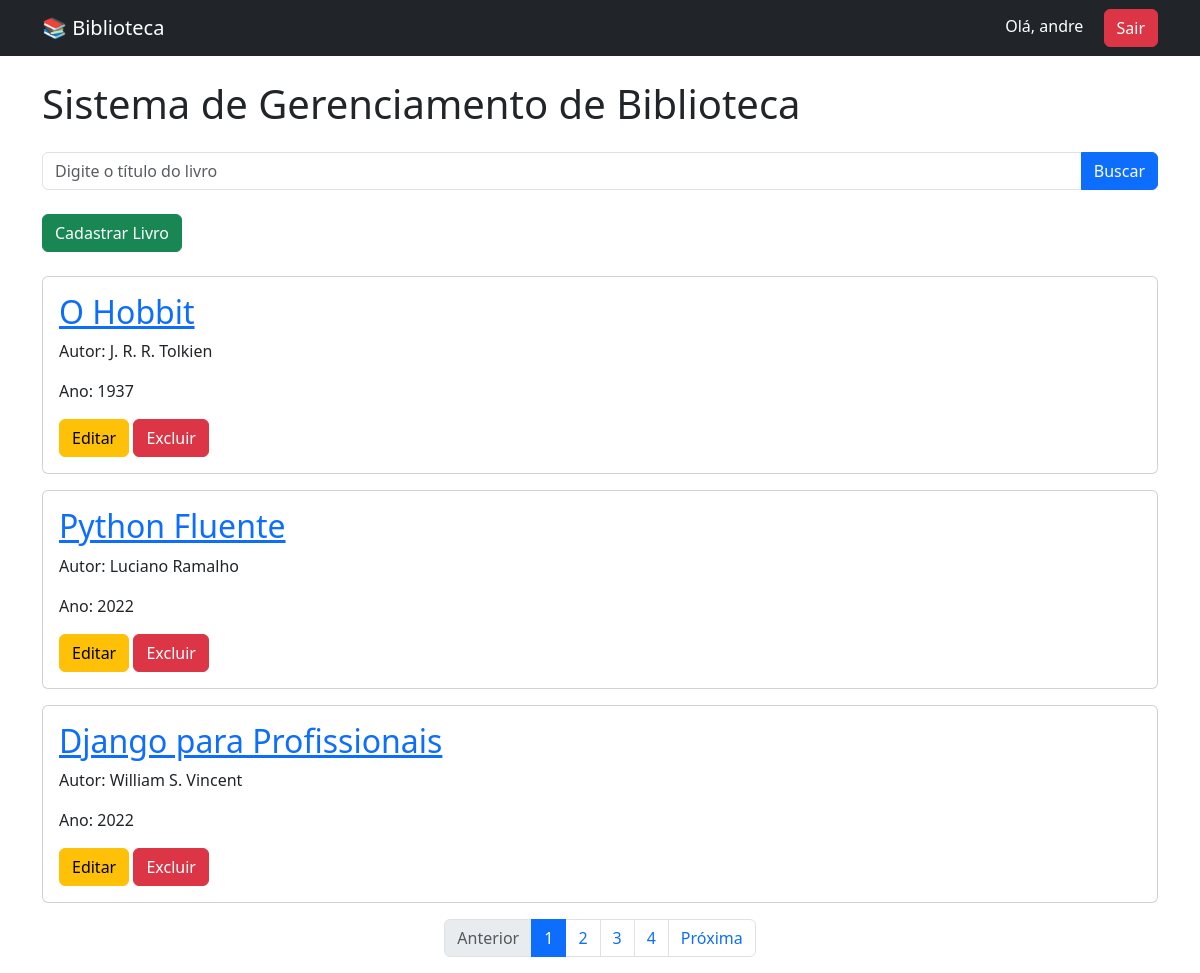
Page /livros/ (signed in) on the committed database.
### livros/models.py (models this page shows, shortened)
class Livro(models.Model):
    titulo = models.CharField(max_length=100)
    autor = models.CharField(max_length=100)
    ano_publicacao = models.IntegerField()

### livros/views.py (the view)
# urls.py: path('', views.lista_livros, name='lista_livros'),
def lista_livros(request):
    busca = request.GET.get('busca')
    livros = Livro.objects.all()
    if busca:
        livros = livros.filter(titulo__icontains=busca)
    paginator = Paginator(livros, 3)
    pagina = request.GET.get('pagina')
    livros = paginator.get_page(pagina)
    contexto = {
        'livros': livros
    }
    return render(request, 'livros/lista_livros.html', contexto)

### livros/templates/livros/lista_livros.html (shortened to what this page needs)
{% extends 'livros/base.html' %}
{% block content %}
<h1 class="mb-4">
    Sistema de Gerenciamento de Biblioteca
</h1>
<form method="GET" class="mb-4">
    <div class="input-group">
        <input
            type="text"
            name="busca"
            class="form-control"
            placeholder="Digite o título do livro"
            value="{{ busca|default:'' }}"
        >
        <button class="btn btn-primary" type="submit">
            Buscar
        </button>
    </div>
</form>
{% if user.is_authenticated %}
    <a href="{% url 'cadastrar_livro' %}" class="btn btn-success mb-4">
        Cadastrar Livro
    </a>
{% endif %}
{% for livro in livros %}
    <div class="card mb-3">
        <div class="card-body">
            <a href="{% url 'detalhe_livro' livro.id %}">
                <h2 class="card-title">
                    {{ livro.titulo }}
                </h2>
            </a>
            <p class="card-text">
                Autor: {{ livro.autor }}
            </p>
            <p class="card-text">
                Ano: {{ livro.ano_publicacao }}
            </p>
            {% if user.is_authenticated %}
                <a href="{% url 'editar_livro' livro.id %}"
                class="btn btn-warning">
                    Editar
                </a>
                <a href="{% url 'excluir_livro' livro.id %}"
                class="btn btn-danger">
                    Excluir
                </a>
            {% endif %}
        </div>
    </div>
{% empty %}
    <div class="alert alert-warning">
        Nenhum livro encontrado.
    </div>
{% endfor %}
<nav aria-label="Paginação">
    <ul class="pagination justify-content-center">
        {% if livros.has_previous %}
            <li class="page-item">
                <a class="page-link"
                   href="?pagina={{ livros.previous_page_number }}&busca={{ busca }}">
                    Anterior
                </a>
            </li>
        {% else %}
            <li class="page-item disabled">
                <span class="page-link">
                    Anterior
                </span>
            </li>
        {% endif %}
        {% for num in livros.paginator.page_range %}
            {% if livros.number == num %}
                <li class="page-item active">
                    <span class="page-link">
                        {{ num }}
                    </span>
                </li>
            {% else %}
                <li class="page-item">
                    <a class="page-link" href="?pagina={{ num }}&busca={{ busca }}">
                        {{ num }}
                    </a>
                </li>
            {% endif %}
        {% endfor %}
        {% if livros.has_next %}
            <li class="page-item">
                <a class="page-link"
                  href="?pagina={{ livros.next_page_number }}&busca={{ busca }}">
                    Próxima
                </a>
            </li>
        {% else %}
            <li class="page-item disabled">
                <span class="page-link">
                    Próxima
                </span>
            </li>
        {% endif %}
    </ul>
</nav>
{% endblock %}

### livros/templates/livros/base.html (shortened to what this page needs)
<!DOCTYPE html>
<html>
<head>
    <link href="https://cdn.jsdelivr.net/npm/bootstrap@5.3.3/dist/css/bootstrap.min.css" rel="stylesheet">
</head>
<body>
<nav class="navbar navbar-dark bg-dark">
    <div class="container">
        <a class="navbar-brand" href="{% url 'lista_livros' %}">
            📚 Biblioteca
        </a>
        <div>
            {% if user.is_authenticated %}
                <span class="text-white me-3">
                    Olá, {{ user.username }}
                </span>
               <form method="POST" action="{% url 'logout' %}" style="display:inline;">
                    <button type="submit" class="btn btn-danger">
                        Sair
                    </button>
                </form>
            {% else %}
                <a href="{% url 'login' %}" class="btn btn-primary">
                    Entrar
                </a>
            {% endif %}
        </div>
    </div>
</nav>
<div class="container mt-4">
    {% block content %}
    {% endblock %}
</div>
</body>
</html>

### rows in the picture
Livro: titulo "O Hobbit", autor "J. R. R. Tolkien", ano_publicacao "1937"
Livro: titulo "Python Fluente", autor "Luciano Ramalho", ano_publicacao "2022"
Livro: titulo "Django para Profissionais", autor "William S. Vincent", ano_publicacao "2022"

### other values in the picture
{{ user.username }} "andre"
{{ num }} "1"
{{ num }} "2" "3" "4"
